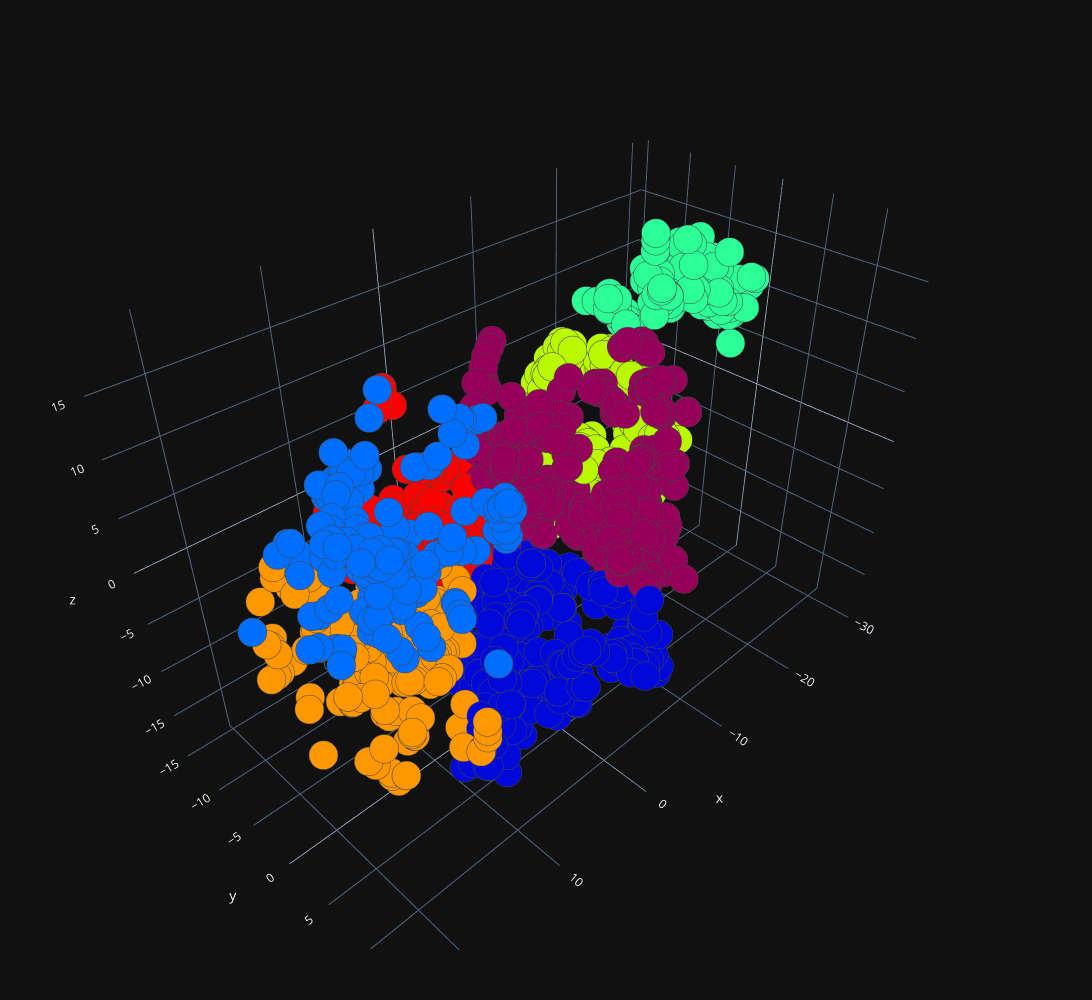

Write notebook code for a chart like this one.
### Code cell
cf.plot_3d_clusters(tsne_data[:, 0],tsne_data[:, 1],tsne_data[:, 2],labels)

### Figure 1 — Plotly figure (JSON) as saved in the notebook; plotly's stock layout.template omitted (floating-point values rounded to 4 significant figures; data arrays with more than 128 entries replaced by an {"elided": "..."} marker saying what was removed)
{"data": [{"marker": {"color": {"elided": "1273 int values"}, "colorscale": [[0, "rgb(150,0,90)"], [0.125, "rgb(0,0,200)"], [0.25, "rgb(0,25,255)"], [0.375, "rgb(0,152,255)"], [0.5, "rgb(44,255,150)"], [0.625, "rgb(151,255,0)"], [0.75, "rgb(255,234,0)"], [0.875, "rgb(255,111,0)"], [1, "rgb(255,0,0)"]], "line": {"width": 1}, "opacity": 1, "size": 10}, "mode": "markers", "type": "scatter3d", "x": {"elided": "1273 float values"}, "y": {"elided": "1273 float values"}, "z": {"elided": "1273 float values"}}], "layout": {"height": 1000, "margin": {"b": 50, "l": 50, "r": 50, "t": 50}, "width": 1800}}
